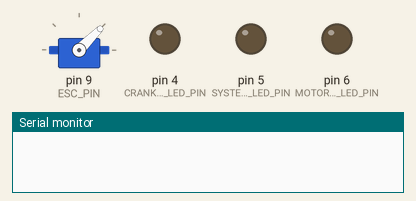
Recording of a sketch running on a simulated Arduino Uno, built with avr-gcc and run on an emulated ATmega328P. On the bench: servo, output pins drawn as LEDs (lit = HIGH), the last lines printed to the serial monitor.

Above: at 0.1 s.
At 35.1 s:
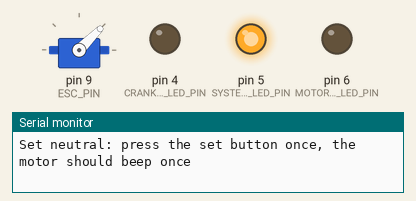
At 40.1 s:
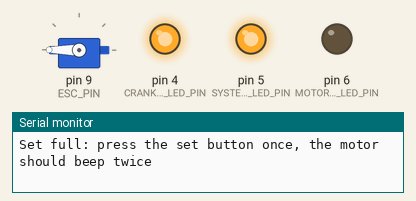
At 45.1 s:
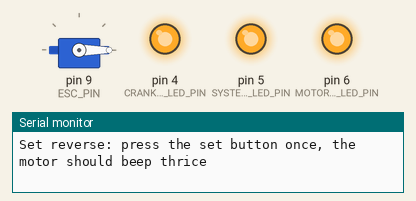
At 50.1 s:
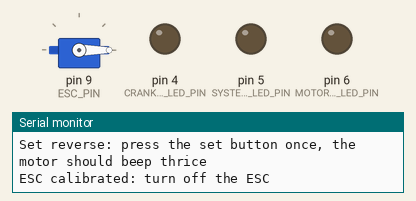
Timing chart, 0 to 51.6 s (numbered marks = the images above):
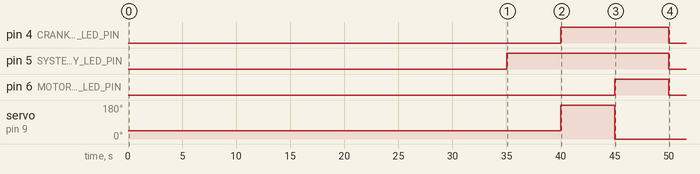

The sketch:

mec217-esc-calibration.ino
```cpp
// (licence header left out)
#include <Servo.h>

// pins
#define SYSTEM_READY_LED_PIN 5
#define CRANK_ACTIVITY_LED_PIN 4
#define MOTOR_ACTIVITY_LED_PIN 6
#define ESC_PIN 9

// delays
#define DELAY_UNIT 5000

// esc constants
const int esc_neutral_power = 45;
const int esc_forward_power = 180;
const int esc_reverse_power = 0;

// output variables
Servo esc;

/*
  System Setup
  ------------
*/
void setup() {
  // serial
  Serial.begin(9600);

  // status LEDs
  pinMode(SYSTEM_READY_LED_PIN, OUTPUT);
  digitalWrite(SYSTEM_READY_LED_PIN, LOW);
  pinMode(CRANK_ACTIVITY_LED_PIN, OUTPUT);
  digitalWrite(CRANK_ACTIVITY_LED_PIN, LOW);
  pinMode(MOTOR_ACTIVITY_LED_PIN, OUTPUT);
  digitalWrite(MOTOR_ACTIVITY_LED_PIN, LOW);

  // attached ESC
  esc.attach(ESC_PIN);
  esc.write(esc_neutral_power);
  delay(DELAY_UNIT);
  Serial.println("Ready");
  delay(DELAY_UNIT);

  // turn on esc

  Serial.println("Turn on ESC: hold down the SET button and power button untill it beeps");
  delay(5 * DELAY_UNIT);

  // set neutral position
  digitalWrite(SYSTEM_READY_LED_PIN, HIGH);
  Serial.println("Set neutral: press the set button once, the motor should beep once");
  esc.write(esc_neutral_power);
  delay(DELAY_UNIT);

  // set full power position
  digitalWrite(CRANK_ACTIVITY_LED_PIN, HIGH);
  Serial.println("Set full: press the set button once, the motor should beep twice");
  esc.write(esc_forward_power);
  delay(DELAY_UNIT);

  // set full reverse position
  digitalWrite(MOTOR_ACTIVITY_LED_PIN, HIGH);
  Serial.println("Set reverse: press the set button once, the motor should beep thrice");
  esc.write(esc_reverse_power);
  delay(DELAY_UNIT);

  // turn off esc
  Serial.println("ESC calibrated: turn off the ESC");
}

/*
  Main Loop
  ---------
*/
void loop() {
  // turn off status LEDs
  digitalWrite(SYSTEM_READY_LED_PIN, LOW);
  digitalWrite(CRANK_ACTIVITY_LED_PIN, LOW);
  digitalWrite(MOTOR_ACTIVITY_LED_PIN, LOW);
}
```

Measured:
- by itself, pin 4 (CRANK_ACTIVITY_LED_PIN), pin 5 (SYSTEM_READY_LED_PIN), pin 6 (MOTOR_ACTIVITY_LED_PIN): HIGH → LOW at 50.0 s
